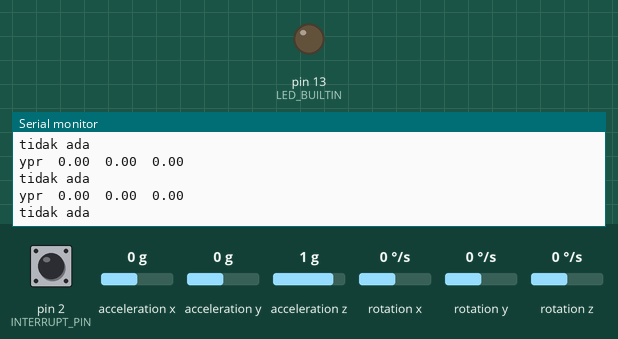
Bench run of a sketch on a simulated Arduino Uno, built with avr-gcc and run on an emulated ATmega328P. Parts: output pins drawn as LEDs (lit = HIGH), the last lines printed to the serial monitor. The test bench sets the inputs (shaded band); at power-on: acceleration x 0 g, acceleration y 0 g, rotation z 0 °/s, acceleration z 1 g, pin 2 (INTERRUPT_PIN) LOW, rotation x 0 °/s, rotation y 0 °/s. The sensor or clock chip raises its interrupt line as the real part does.

Above: at 1.8 s.
1.9 s: acceleration x set to -1.4 g
At 2.9 s:
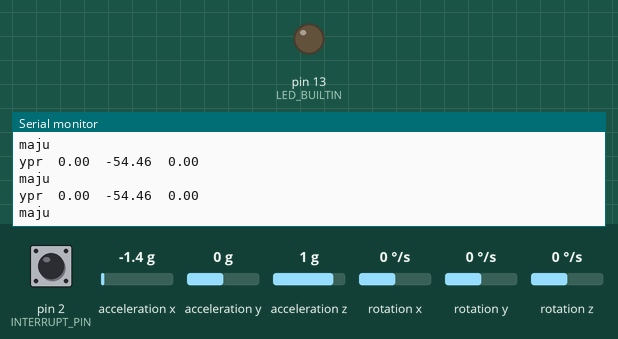
3.5 s: acceleration y set to -1.4 g
At 4.2 s:
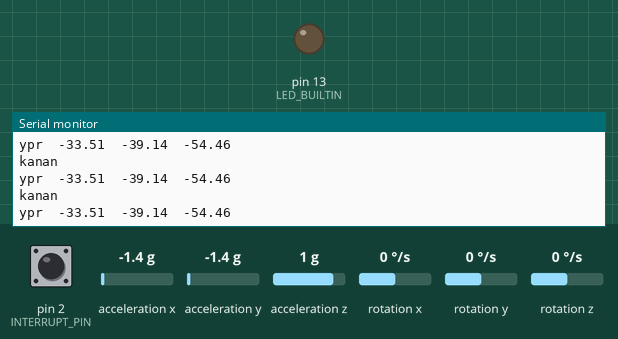
5.1 s: rotation z set to -192 °/s
At 6.0 s:
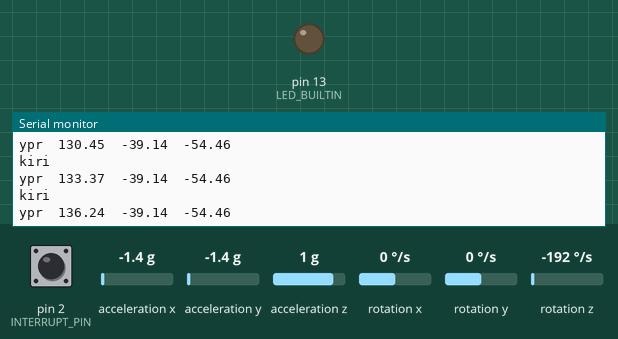
6.9 s: acceleration z set to -1.4 g
At 8.0 s:
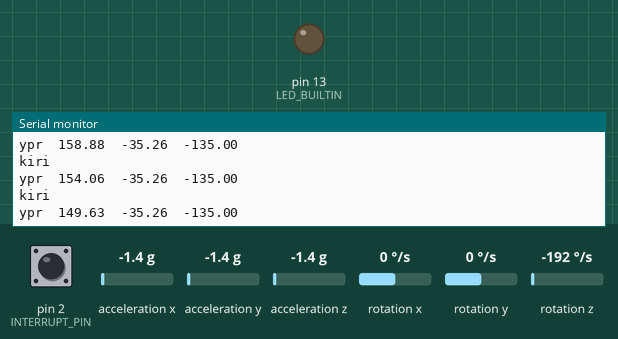
Timing chart, 0 to 9.9 s (numbered marks = the images above; inputs shaded):
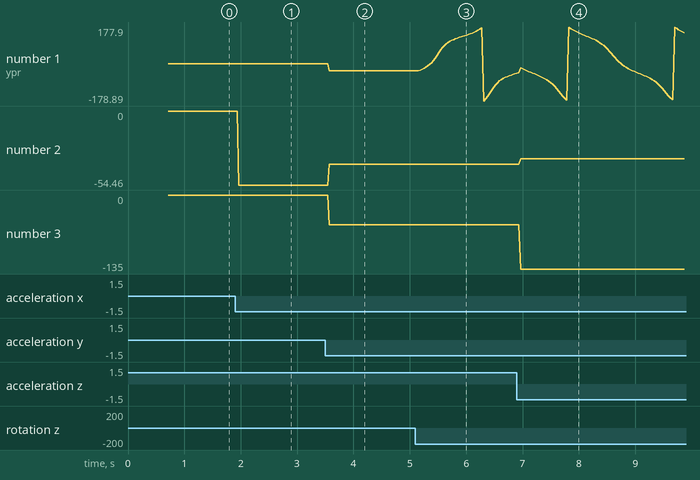

The sketch:

gyro_reader.ino
```cpp
#include "I2Cdev.h"
#include "MPU6050_6Axis_MotionApps20.h"

MPU6050 mpu;
#define OUTPUT_READABLE_YAWPITCHROLL

int const INTERRUPT_PIN = 2;  // Define the interruption #0 pin
bool blinkState;
bool DMPReady = false;  // Set true if DMP init was successful
uint8_t MPUIntStatus;   // Holds actual interrupt status byte from MPU
uint8_t devStatus;      // Return status after each device operation (0 = success, !0 = error)
uint16_t packetSize;    // Expected DMP packet size (default is 42 bytes)
uint8_t FIFOBuffer[64]; // FIFO storage buffer

/*---Orientation/Motion Variables---*/
Quaternion q;           // [w, x, y, z]         Quaternion container
VectorInt16 aa;         // [x, y, z]            Accel sensor measurements
VectorInt16 gy;         // [x, y, z]            Gyro sensor measurements
VectorInt16 aaReal;     // [x, y, z]            Gravity-free accel sensor measurements
VectorInt16 aaWorld;    // [x, y, z]            World-frame accel sensor measurements
VectorFloat gravity;    // [x, y, z]            Gravity vector
float euler[3];         // [psi, theta, phi]    Euler angle container
float ypr[3];           // [yaw, pitch, roll]   Yaw/Pitch/Roll container and gravity vector

/*-Packet structure for InvenSense teapot demo-*/
uint8_t teapotPacket[14] = { '$', 0x02, 0, 0, 0, 0, 0, 0, 0, 0, 0x00, 0x00, '\r', '\n' };

/*------Interrupt detection routine------*/
volatile bool MPUInterrupt = false;     // Indicates whether MPU6050 interrupt pin has gone high
void DMPDataReady() {
  MPUInterrupt = true;
}

void setup() {
  #if I2CDEV_IMPLEMENTATION == I2CDEV_ARDUINO_WIRE
    Wire.begin();
    Wire.setClock(400000); // 400kHz I2C clock. Comment on this line if having compilation difficulties
  #elif I2CDEV_IMPLEMENTATION == I2CDEV_BUILTIN_FASTWIRE
    Fastwire::setup(400, true);
  #endif

  Serial.begin(9600); //115200 is required for Teapot Demo output
  while (!Serial);

  /*Initialize device*/
  Serial.println(F("Initializing I2C devices..."));
  mpu.initialize();
  pinMode(INTERRUPT_PIN, INPUT);

  /*Verify connection*/
  Serial.println(F("Testing MPU6050 connection..."));
  if(mpu.testConnection() == false){
    Serial.println("MPU6050 connection failed");
    while(true);
  }
  else {
    Serial.println("MPU6050 connection successful");
  }

  Serial.println(F("Initializing DMP..."));
  devStatus = mpu.dmpInitialize();
  mpu.setXGyroOffset(0);
  mpu.setYGyroOffset(0);
  mpu.setZGyroOffset(0);
  mpu.setXAccelOffset(0);
  mpu.setYAccelOffset(0);
  mpu.setZAccelOffset(0);

  /* Making sure it worked (returns 0 if so) */
  if (devStatus == 0) {
    mpu.CalibrateAccel(6);  // Calibration Time: generate offsets and calibrate our MPU6050
    mpu.CalibrateGyro(6);
    Serial.println("These are the Active offsets: ");
    mpu.PrintActiveOffsets();
    Serial.println(F("Enabling DMP..."));   //Turning ON DMP
    mpu.setDMPEnabled(true);

    /*Enable Arduino interrupt detection*/
    Serial.print(F("Enabling interrupt detection (Arduino external interrupt "));
    Serial.print(digitalPinToInterrupt(INTERRUPT_PIN));
    Serial.println(F(")..."));
    attachInterrupt(digitalPinToInterrupt(INTERRUPT_PIN), DMPDataReady, RISING);
    MPUIntStatus = mpu.getIntStatus();

    /* Set the DMP Ready flag so the main loop() function knows it is okay to use it */
    Serial.println(F("DMP ready! Waiting for first interrupt..."));
    DMPReady = true;
    packetSize = mpu.dmpGetFIFOPacketSize(); //Get expected DMP packet size for later comparison
  }
  else {
    Serial.print(F("DMP Initialization failed (code ")); //Print the error code
    Serial.print(devStatus);
    Serial.println(F(")"));
    // 1 = initial memory load failed
    // 2 = DMP configuration updates failed
  }
  pinMode(LED_BUILTIN, OUTPUT);
}

void loop() {
  if (!DMPReady) return; // Stop the program if DMP programming fails.

  /* Read a packet from FIFO */
  if (mpu.dmpGetCurrentFIFOPacket(FIFOBuffer)) { // Get the Latest packet
    #ifdef OUTPUT_READABLE_YAWPITCHROLL
      /* Display Euler angles in degrees */
      mpu.dmpGetQuaternion(&q, FIFOBuffer);
      mpu.dmpGetGravity(&gravity, &q);
      mpu.dmpGetYawPitchRoll(ypr, &q, &gravity);
      Serial.print("ypr\t");
      Serial.print(ypr[0] * 180/M_PI);
      Serial.print("\t");
      Serial.print(ypr[1] * 180/M_PI);
      Serial.print("\t");
      Serial.println(ypr[2] * 180/M_PI);
    #endif
  }
  if (ypr[0] * 180/M_PI < -3) {
    Serial.println("kanan");
  }
  else if (ypr[0] * 180/M_PI > 3) {
    Serial.println("kiri");
  }
  else  if (ypr[1] * 180/M_PI > 20) {
    Serial.println("mundur");
  }
  else if (ypr[1] * 180/M_PI < -10) {
    Serial.println("maju");
  }
  else{
    Serial.println("tidak ada");
  }
}
```

Measured:
- after the input at 1.9 s, the serial monitor: prints a new line after 0.07 s (image 1)
- after the input at 3.5 s, the serial monitor: prints a new line after 0.07 s (image 2)
- after the input at 5.1 s, the serial monitor: prints a new line after 0.08 s (image 3)
- plotted number 1: 0 → -33.51 after the input at 3.5 s, -33.51 → -45.09 after the input at 5.1 s
- plotted number 2: 0 → -54.46 after the input at 1.9 s, -54.46 → -39.14 after the input at 3.5 s
